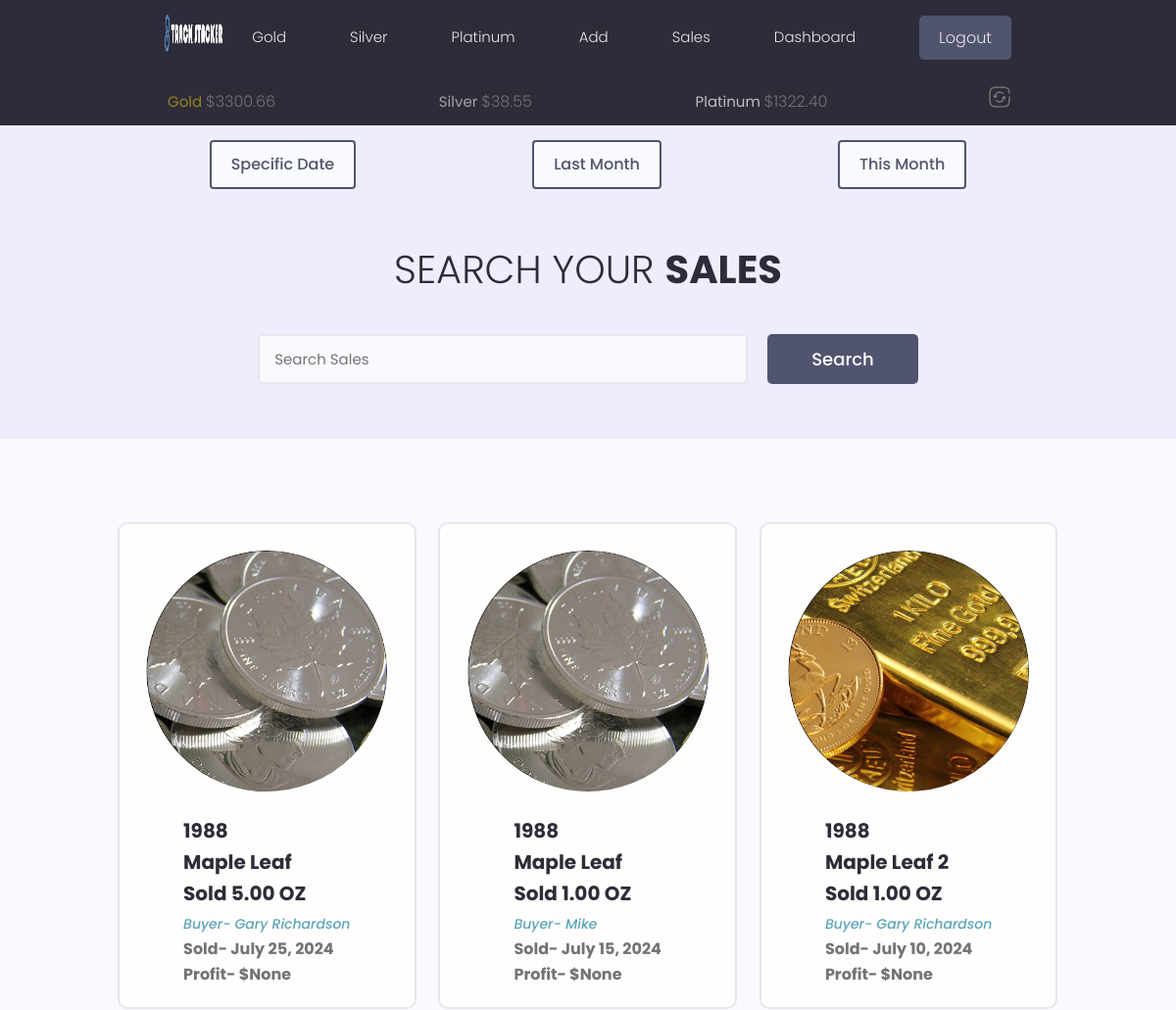
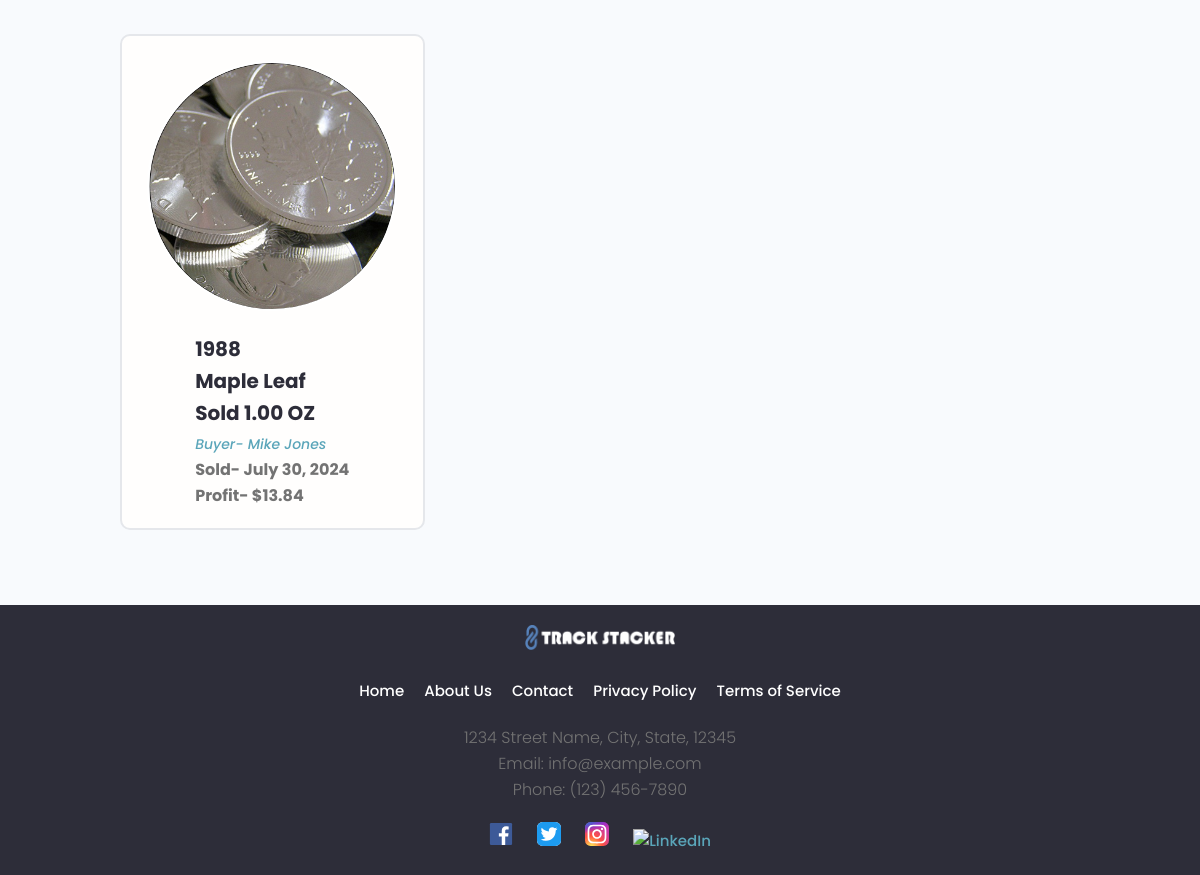
The app's page /sold_items (signed in), older data (2 pictures, top to bottom).
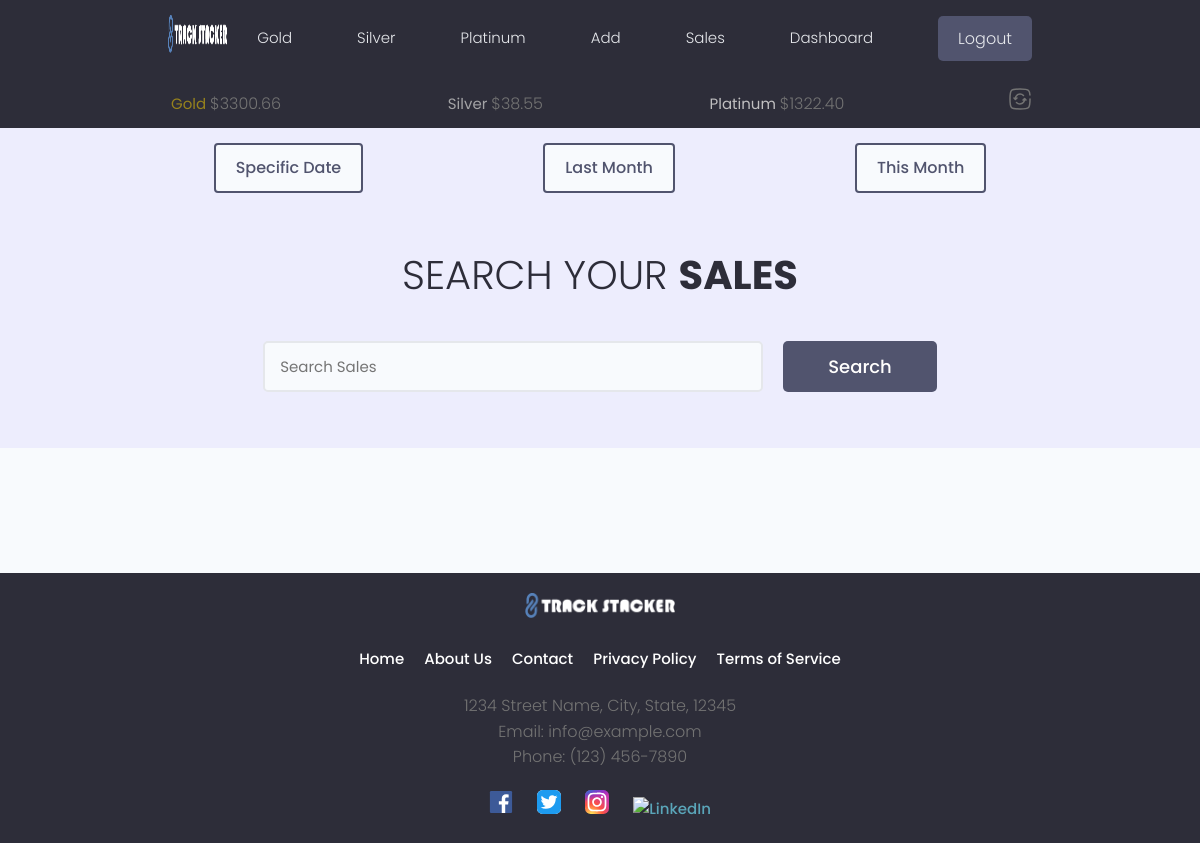
The same page, newer data.
### tracker/models.py (models this page shows, shortened)
class Silver(models.Model):
    METAL_TYPES = (
        ('gold', 'Gold'),
        ('silver', 'Silver'),
        ('platinum', 'Platinum'),
    )
    BAR_ROUND_MISC = (
        ('bar', 'Bar'),
        ('round', 'Round'),
        ('misc', 'Misc'),
    )
    UNIT_CHOICES = [
        ('GRAMS', 'Grams'),
        ('TROY_OUNCES', 'Troy Ounces'),
    ]
    COA_PRESENT = [
        ('yes', 'Yes'),
        ('no', 'No'),
    ]
    owner = models.ForeignKey(Profile, on_delete=models.CASCADE, default=None, null=True, blank=True, unique=False)
    metal_type = models.CharField(max_length=100, choices=METAL_TYPES, default='')
    item_type = models.CharField(max_length=100, choices=BAR_ROUND_MISC, default='round')
    coa_present = models.CharField(max_length=100, choices=COA_PRESENT, default='no')
    item_year =models.PositiveIntegerField(null=True, blank=True, default=None)
    item_name = models.CharField(max_length=100)
    item_about = models.TextField(max_length=500, null=True, blank=True, default="")
    featured_image = models.ImageField(default='images/silver_avatar.jpg', null=True, blank=True)
    purity = models.DecimalField(max_digits=15, decimal_places=4, null=True, blank=True)
    quantity = models.IntegerField()
    weight_troy_oz = models.DecimalField(max_digits=30, decimal_places=4)
    weight_grams = models.DecimalField(max_digits=30, decimal_places=4, default=0.00)
    cost_to_purchase = models.DecimalField(max_digits=20, decimal_places=2)
    spot_at_purchase = models.DecimalField(max_digits=20, decimal_places=2, null=True, blank=True, default=None)
    premium = models.DecimalField(max_digits=20, decimal_places=2, null=True, blank=True, default=0.00)
    shipping_cost = models.DecimalField(max_digits=15, decimal_places=2, null=True, blank=True)
    purchased_from = models.CharField(max_length=100)
    created = models.DateTimeField(auto_now_add=True)
    cost_per_unit = models.DecimalField(max_digits=20, decimal_places=2, null=True, blank=True, default=0.00)
    total_cost_per_unit = models.DecimalField(max_digits=20, decimal_places=2, null=True, blank=True, default=0.00)
    weight_per_unit = models.DecimalField(max_digits=20, decimal_places=4, default=0.00)
    initial_weight_unit = models.CharField(max_length=50, choices=UNIT_CHOICES, default='TROY_OUNCES')
    id = models.UUIDField(default=uuid.uuid4, primary_key=True, editable=False)
    class Meta:
        verbose_name_plural = "Silver"

class Sale(models.Model):
    owner = models.ForeignKey(Profile, on_delete=models.CASCADE)
    sell_id = models.IntegerField(primary_key=True, editable=False)
    sell_price = models.DecimalField(max_digits=10, decimal_places=2, null=False, blank=False)
    sell_quantity = models.DecimalField(max_digits=30, decimal_places=2, null=False, blank=False)
    sold_to = models.CharField(max_length=100, null=True, blank=True, default='')
    shipping_cost = models.DecimalField(max_digits=30, decimal_places=2, null=False, blank=False)
    date_sold = models.DateField(default=None, null=True, blank=True)
    created = models.DateTimeField(auto_now_add=True)
    spot_price = models.DecimalField(max_digits=20, decimal_places=2)
    profit = models.DecimalField(max_digits=30, decimal_places=2, null=True, blank=True)
    content_type = models.ForeignKey(ContentType, on_delete=models.SET_NULL, null=True)
    object_id = models.UUIDField(default=uuid.uuid4, editable=False)
    content_object = GenericForeignKey('content_type', 'object_id')

class Gold(models.Model):
    METAL_TYPES = (
        ('gold', 'Gold'),
        ('silver', 'Silver'),
        ('platinum', 'Platinum'),
    )
    BAR_ROUND_MISC = (
        ('bar', 'Bar'),
        ('round', 'Round'),
        ('misc', 'Misc'),
    )
    UNIT_CHOICES = [
        ('GRAMS', 'Grams'),
        ('TROY_OUNCES', 'Troy Ounces'),
    ]
    COA_PRESENT = [
        ('yes', 'Yes'),
        ('no', 'No'),
    ]
    owner = models.ForeignKey(Profile, on_delete=models.CASCADE, default=None, null=True, blank=True, unique=False)
    metal_type = models.CharField(max_length=100, choices=METAL_TYPES, default='')
    item_type = models.CharField(max_length=100, choices=BAR_ROUND_MISC, default='round')
    coa_present = models.CharField(max_length=100, choices=COA_PRESENT, default='no')
    item_year =models.PositiveIntegerField(null=True, blank=True, default=None)
    item_name = models.CharField(max_length=100)
    item_about = models.TextField(max_length=500, null=True, blank=True, default="")
    featured_image = models.ImageField(default='images/gold_avatar.jpg', null=True, blank=True)
    purity = models.DecimalField(max_digits=15, decimal_places=4, null=True, blank=True)
    quantity = models.IntegerField()
    weight_troy_oz = models.DecimalField(max_digits=30, decimal_places=4)
    weight_grams = models.DecimalField(max_digits=30, decimal_places=4, default=0.00)
    cost_to_purchase = models.DecimalField(max_digits=20, decimal_places=2)
    spot_at_purchase = models.DecimalField(max_digits=20, decimal_places=2, null=True, blank=True, default=None)
    premium = models.DecimalField(max_digits=20, decimal_places=2, null=True, blank=True, default=0.00)
    shipping_cost = models.DecimalField(max_digits=15, decimal_places=2, null=True, blank=True)
    purchased_from = models.CharField(max_length=100)
    created = models.DateTimeField(auto_now_add=True)
    cost_per_unit = models.DecimalField(max_digits=20, decimal_places=2, null=True, blank=True, default=0.00)
    total_cost_per_unit = models.DecimalField(max_digits=20, decimal_places=2, null=True, blank=True, default=0.00)
    weight_per_unit = models.DecimalField(max_digits=20, decimal_places=4, default=0.00)
    initial_weight_unit = models.CharField(max_length=50, choices=UNIT_CHOICES, default='TROY_OUNCES')
    id = models.UUIDField(default=uuid.uuid4, primary_key=True, editable=False)
    class Meta:
        verbose_name_plural = "Gold"

### tracker/views.py (the view)
# urls.py: path('sold_items', views.soldItemsPage, name='soldItems'),
@login_required(login_url='login-user')
def soldItemsPage(request):
    sales = Sale.objects.filter(owner=request.user.profile)
    metal_objects = []
    if request.method == 'GET' and 'search_query' in request.GET:
        results, search_query = searchMetals(request)
        gold_items = results['gold_items']
        silver_items = results['silver_items']
        platinum_items = results['platinum_items']
        all_sale_items = results['sale_items']
        sale_sold_to = all_sale_items.values_list('sold_to', flat=True)
        gold_item_ids = gold_items.values_list('id', flat=True)
        silver_item_ids = silver_items.values_list('id', flat=True)
        platinum_item_ids = platinum_items.values_list('id', flat=True)
        sales = Sale.objects.filter(owner=request.user.profile)
        metal_objects = []
        for sale in sales:
            if sale.object_id in gold_item_ids or sale.object_id in silver_item_ids or sale.object_id in platinum_item_ids or sale.sold_to in sale_sold_to:
                content_type = ContentType.objects.get_for_id(sale.content_type_id)
                object = content_type.get_object_for_this_type(id=sale.object_id)
                sale_weight = object.weight_per_unit * sale.sell_quantity
                object.sale_weight = sale_weight
                object.sell_id = sale.sell_id
                sold_to = sale.sold_to
                object.sold_to = sold_to
                date_sold = sale.date_sold
                object.date_sold = date_sold
                profit = sale.profit
                object.profit = profit
                metal_objects.append(object)
            else:
                pass
        custom_range, metal_objects = paginateMetals(request, metal_objects, 6)
    else:
        for sale in sales:
            content_type = ContentType.objects.get_for_id(sale.content_type_id)
            object = content_type.get_object_for_this_type(id=sale.object_id)
            sale_weight = object.weight_per_unit * sale.sell_quantity
            object.sale_weight = sale_weight
            object.sell_id = sale.sell_id
            sold_to = sale.sold_to
            object.sold_to = sold_to
            date_sold = sale.date_sold
            object.date_sold = date_sold
            profit = sale.profit
            object.profit = profit
            metal_objects.append(object)
    context = {
        'metal_objects': metal_objects,
        'sales': sales,
        }
    return render(request, 'tracker/sold_items.html', context)

### tracker/context_processors.py (called while the page is built)
def subheader_context(request):
    subheader_data = {}
    if request.user.is_authenticated:
        try:
            metals_data, created = MetalsData.objects.get_or_create(owner=request.user.profile)
            subheader_data['gold_price'] = metals_data.current_gold_price
            subheader_data['silver_price'] = metals_data.current_silver_price
            subheader_data['platinum_price'] = metals_data.current_platinum_price
        except MetalsData.DoesNotExist:
            subheader_data['gold_price'] = 'N/A'
            subheader_data['silver_price'] = 'N/A'
            subheader_data['platinum_price'] = 'N/A'
    return subheader_data

### tracker/templates/tracker/sold_items.html (shortened to what the changed rows need)
{% extends 'main.html' %}
{% block content %}
{% load static %}
{% load multiply %}
{% load custom_filters %}
<main class="projects">
    <section class="hero-section text-center">
      <div class="container container--narrow">
        <div class="hero-section__box">
          <h2>Search your <span>Sales</span></h2>
        </div>
      </div>
    </section>
    <section class="projectsList">
      <div class="container">
        <div class="grid grid--three">
          {% if search_query %}
          {% for object in metal_objects %}
          <div class="column">
            <div class="card project">
              <a href="{% url 'salesPage' sell_id=object.sell_id metal_type=object.metal_type pk=object.id name=object.sold_to %}" class="project">
                {% if object.featured_image.url != None %}
                <div class="project__thumbnail metal__thumbnail" style="background-image: url('{{ object.featured_image.url }}')">
                </div>
                {% else %}
                <div class="project__thumbnail metal__thumbnail" style="background-image: url('{% static 'images/default.jpg' %}')">
                </div>
                {% endif %}
                <div class="card__body">
                  <h3 class="project__title">{{object.item_year}}</h3>
                  <h3 class="project__title">{{object.item_name}}</h3>
                  {% if object.initial_weight_unit == 'TROY_OUNCES' %}
                  <h3 class="project__title">Sold {{ object.sale_weight|floatformat:2  }} OZ</h3>
                  {% else %}
                  <h3 class="project__title">Sold {{ object.sale_weight|floatformat:2  }} Gram{{ object.sale_weight|floatformat:2|pluralize  }}</h3>
                  {% endif %}
                  <p>
                    <a class="project__author" href="{% url 'salesPage' sell_id=object.sell_id metal_type=object.metal_type pk=object.id name=object.sold_to %}">Buyer-{{  object.sold_to  }}</a></p>                    <span style="font-weight: bold;">Sold- {{  object.date_sold  }}</span>
                  </p>
                  <p>
                    <span style="font-weight: bold;">Profit- ${{  object.profit  }}</span>
                  </p>
                </div>
              </a>
            </div>
          </div>
          {% endfor %}
          {% else %}
          {% for object in metal_objects %}
          <div class="column">
            <div class="card project">
              <a href="{% url 'salesPage' sell_id=object.sell_id metal_type=object.metal_type pk=object.id name=object.sold_to %}" class="project">
                {% if object.featured_image.url != None %}
                <div class="project__thumbnail metal__thumbnail" style="background-image: url('{{ object.featured_image.url }}')">
                </div>
                {% else %}
                <div class="project__thumbnail metal__thumbnail" style="background-image: url('{% static 'images/default.jpg' %}')">
                </div>
                {% endif %}
                <div class="card__body">
                  <h3 class="project__title">{{object.item_year}}</h3>
                  <h3 class="project__title">{{object.item_name}}</h3>
                  {% if object.initial_weight_unit == 'TROY_OUNCES' %}
                  <h3 class="project__title">Sold {{ object.sale_weight|floatformat:2  }} OZ</h3>
                  {% else %}
                  <h3 class="project__title">Sold {{ object.sale_weight|floatformat:2  }} Gram{{ object.sale_weight|floatformat:2|pluralize  }}</h3>
                  {% endif %}
                  <p>
                    <a class="project__author" href="{% url 'salesPage' sell_id=object.sell_id metal_type=object.metal_type pk=object.id name=object.sold_to %}">Buyer- {{  object.sold_to  }}</a></p>                    <span style="font-weight: bold;">Sold- {{  object.date_sold  }}</span>
                  <p>
                    <span style="font-weight: bold;">Profit- ${{  object.profit  }}</span>
                  </p>
                </div>
              </a>
            </div>
          </div>
          {% endfor %}
          {% endif %}
        </div>
      </div>
    </section>
  </main>
{% endblock content %}

Row changes from the older to the newer data that the page shows:
removed Silver: featured_image (picture), item_year "1988", item_name "Maple Leaf", sale_weight "5.00", sold_to "Gary Richardson", date_sold "July 25, 2024", profit "None", sale_weight "1.00", sold_to "Mike", date_sold "July 15, 2024", sold_to "Mike Jones", date_sold "July 30, 2024", profit "13.84"
removed Gold: featured_image (picture), item_year "1988", item_name "Maple Leaf 2", sale_weight "1.00", sold_to "Gary Richardson", date_sold "July 10, 2024", profit "None"
